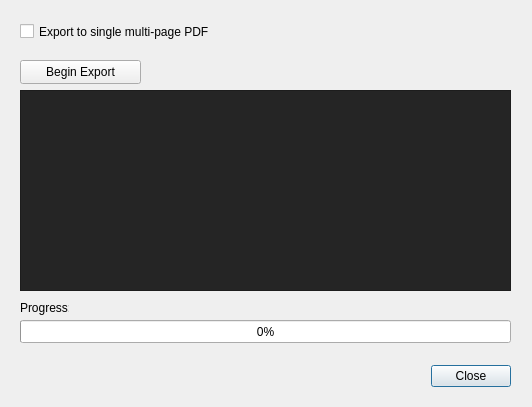
<?xml version="1.0" encoding="UTF-8"?>
<ui version="4.0">
 <class>PDFBatchExport</class>
 <widget class="QDialog" name="PDFBatchExport">
  <property name="windowModality">
   <enum>Qt::WindowModality::WindowModal</enum>
  </property>
  <property name="geometry">
   <rect>
    <x>0</x>
    <y>0</y>
    <width>532</width>
    <height>407</height>
   </rect>
  </property>
  <property name="windowTitle">
   <string>Batch Export</string>
  </property>
  <property name="styleSheet">
   <string notr="true"/>
  </property>
  <property name="modal">
   <bool>true</bool>
  </property>
  <widget class="QDialogButtonBox" name="buttonBox">
   <property name="geometry">
    <rect>
     <x>20</x>
     <y>360</y>
     <width>491</width>
     <height>32</height>
    </rect>
   </property>
   <property name="orientation">
    <enum>Qt::Orientation::Horizontal</enum>
   </property>
   <property name="standardButtons">
    <set>QDialogButtonBox::StandardButton::Close</set>
   </property>
  </widget>
  <widget class="QListView" name="exportLog">
   <property name="geometry">
    <rect>
     <x>20</x>
     <y>90</y>
     <width>491</width>
     <height>201</height>
    </rect>
   </property>
   <property name="styleSheet">
    <string notr="true">background-color: #252525</string>
   </property>
   <property name="selectionMode">
    <enum>QAbstractItemView::SelectionMode::NoSelection</enum>
   </property>
  </widget>
  <widget class="QProgressBar" name="progressBar">
   <property name="geometry">
    <rect>
     <x>20</x>
     <y>320</y>
     <width>491</width>
     <height>23</height>
    </rect>
   </property>
   <property name="value">
    <number>0</number>
   </property>
  </widget>
  <widget class="QCheckBox" name="singlepdf_checkBox">
   <property name="geometry">
    <rect>
     <x>20</x>
     <y>11</y>
     <width>211</width>
     <height>41</height>
    </rect>
   </property>
   <property name="text">
    <string>Export to single multi-page PDF</string>
   </property>
  </widget>
  <widget class="QLabel" name="label">
   <property name="geometry">
    <rect>
     <x>20</x>
     <y>300</y>
     <width>49</width>
     <height>16</height>
    </rect>
   </property>
   <property name="styleSheet">
    <string notr="true">background: transparent;</string>
   </property>
   <property name="text">
    <string>Progress:</string>
   </property>
  </widget>
  <widget class="QPushButton" name="beginBtn">
   <property name="geometry">
    <rect>
     <x>20</x>
     <y>60</y>
     <width>121</width>
     <height>24</height>
    </rect>
   </property>
   <property name="text">
    <string>Begin Export</string>
   </property>
  </widget>
 </widget>
 <resources/>
 <connections>
  <connection>
   <sender>buttonBox</sender>
   <signal>accepted()</signal>
   <receiver>PDFBatchExport</receiver>
   <slot>accept()</slot>
   <hints>
    <hint type="sourcelabel">
     <x>248</x>
     <y>254</y>
    </hint>
    <hint type="destinationlabel">
     <x>157</x>
     <y>274</y>
    </hint>
   </hints>
  </connection>
  <connection>
   <sender>buttonBox</sender>
   <signal>rejected()</signal>
   <receiver>PDFBatchExport</receiver>
   <slot>reject()</slot>
   <hints>
    <hint type="sourcelabel">
     <x>316</x>
     <y>260</y>
    </hint>
    <hint type="destinationlabel">
     <x>286</x>
     <y>274</y>
    </hint>
   </hints>
  </connection>
 </connections>
</ui>
